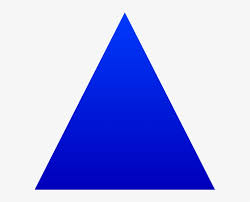
#> input picture Finger Writing/download.jpg, 250 x 202 px, given in place of the camera
$ python color.py
#> lines starting #> are read from the running program, lines starting #| are printed output that depends on the picture; after the words box and inside, x2 and y2 are one past the last pixel; in counts of white or black regions, pixels touching at a corner belong together; long printed decimals are rounded
import numpy as np
import cv2

scr = cv2.VideoCapture(0)


while True:
    ret, img = scr.read()
#> img is the input picture: shape (202, 250, 3); mean B, G, R 234.2, 174, 168.5
    imgGry = cv2.cvtColor(img, cv2.COLOR_BGR2GRAY)
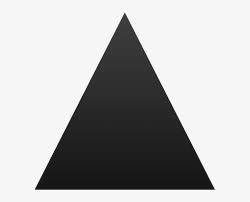
#> imgGry: shape (202, 250); min 14, max 255, mean 179.2
    cv2.imshow('shapes', imgGry)


    ret , thrash = cv2.threshold(imgGry, 240 , 255, cv2.CHAIN_APPROX_NONE)
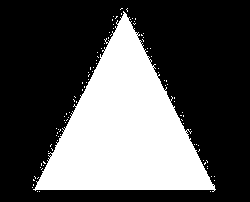
#> thrash: shape (202, 250); 32.8% white; 100 white regions (99 under 20 px)
    contours , hierarchy = cv2.findContours(thrash, cv2.RETR_TREE, cv2.CHAIN_APPROX_NONE)
#> contours = 109 contours, 108 with area under 20; largest, box (x1, y1, x2, y2) and area: (33, 11, 216, 192) 16028


    for contour in contours:
        approx = cv2.approxPolyDP(contour, 0.01* cv2.arcLength(contour, True), True)
        cv2.drawContours(img, [approx], 0, (0, 0, 0), 5)
        x = approx.ravel()[0]
        y = approx.ravel()[1] - 5
        if len(approx) == 3:
            cv2.putText( img, "Triangle", (x, y), cv2.FONT_HERSHEY_COMPLEX, 0.5, (0, 0, 0) )
        elif len(approx) == 4 :
            x, y , w, h = cv2.boundingRect(approx)
            aspectRatio = float(w)/h
            print(aspectRatio)
            if aspectRatio >= 0.95 and aspectRatio < 1.05:
                cv2.putText(img, "square", (x, y), cv2.FONT_HERSHEY_COMPLEX, 0.5, (0, 0, 0))

            else:
                cv2.putText(img, "rectangle", (x, y), cv2.FONT_HERSHEY_COMPLEX, 0.5, (0, 0, 0))

        elif len(approx) == 5 :
            cv2.putText(img, "pentagon", (x, y), cv2.FONT_HERSHEY_COMPLEX, 0.5, (0, 0, 0))
        elif len(approx) == 10 :
            cv2.putText(img, "star", (x, y), cv2.FONT_HERSHEY_COMPLEX, 0.5, (0, 0, 0))
        else:
            cv2.putText(img, "circle", (x, y), cv2.FONT_HERSHEY_COMPLEX, 0.5, (0, 0, 0))
#> this loop made 109 passes
#> (approx, w, h, aspectRatio) on passes 11, 18, 19, 20, 23, 24, 28, 35, 52: ([[34, 176], [35, 177], [35, 178], [35, 177]], 2, 3, 0.667), ([[205, 162], [204, 163], [204, 164], [205, 163]], 2, 3, 0.667), ([[43, 161], [43, 162], [44, 163], [45, 163]], 3, 3, 1), ([[206, 160], [207, 161], [207, 162], [207, 161]], 2, 3, 0.667), ([[199, 149], [199, 150], [198, 151], [199, 150]], 2, 3, 0.667), ([[51, 148], [52, 149], [52, 150], [52, 149]], 2, 3, 0.667), ([[51, 144], [50, 145], [50, 146], [50, 145]], 2, 3, 0.667), ([[60, 129], [60, 130], [59, 131], [60, 130]], 2, 3, 0.667), ([[73, 99], [74, 100], [74, 101], [74, 100]], 2, 3, 0.667)
#> (w, h, aspectRatio) on passes 64, 80, 89, 95, 99: (2, 3, 0.667), (2, 3, 0.667), (3, 2, 1.5), (3, 3, 1), (3, 3, 1)
#| 0.6667
#| 0.6667
#| 1.0
#| 0.6667
#| 0.6667
#| 0.6667
#| 0.6667
#| 0.6667
#> (further printed lines are left out)
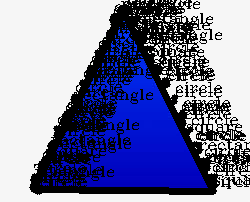
#> img: shape (202, 250, 3); mean B, G, R 164.3, 127.1, 124

    cv2.imshow('shapes', img)
    cv2.waitKey(0)

scr.release()
cv2.destroyAllWindows()
